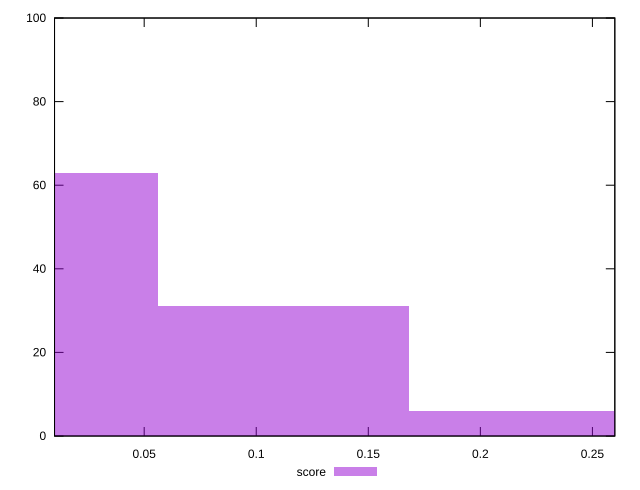

Reproduce this figure in gnuplot.
reset

$score <<EOF
0.11218664682297587 31
0 63
0.22437329364595174 6
EOF

set key outside below
set boxwidth 0.11218664682297587
set xrange [0.01:0.26]
set yrange [0:100]
set trange [0:100]
set style fill transparent solid 0.5 noborder
set terminal svg size 640, 490 enhanced background rgb 'white'
set output "report/report_00029_2021-02-24T13-36-40.390Z/total-blocking-time/samples/astro/score/histogram.svg"

plot $score title "score" with boxes

reset
